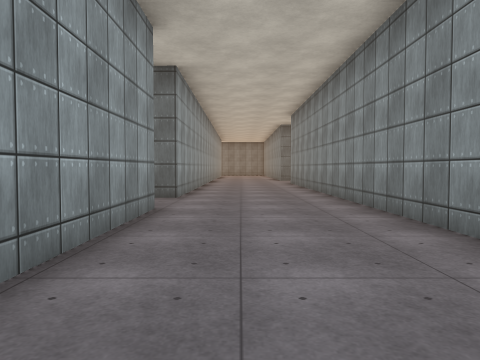
[1] (above)

14 first-person views from a walk through a Unity game level. The camera is 1.3 m above the floor, tilts 2° down and sees 70° across. The floor is counted in squares, 2 m on a side. Each view is taken from the middle of a square. On the plan, view 1 faces up. The plan holds only what a view shows up to about 10 squares ahead; the rest is blank. The place goes on beyond the plan. Some trees and plants on the terrain are drawn as simple stand-ins. The player character is not drawn. Surface patterns are stand-ins for the level's own textures.

[2]
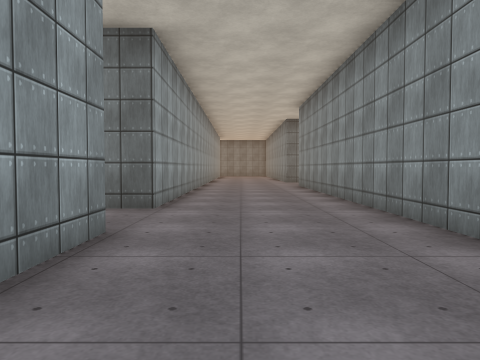

[3]
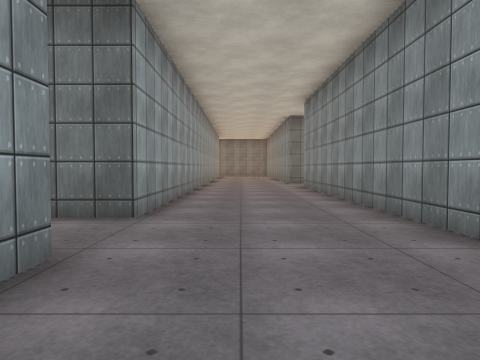

[4]
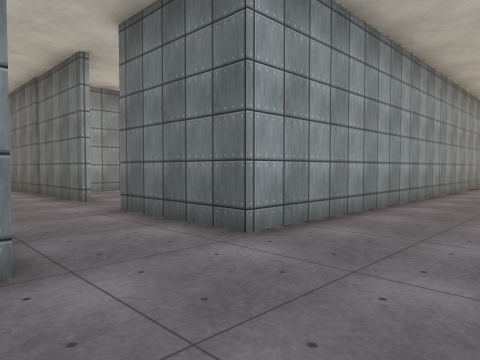

[5]
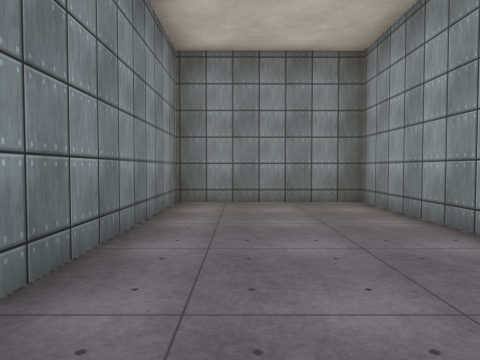

[6]
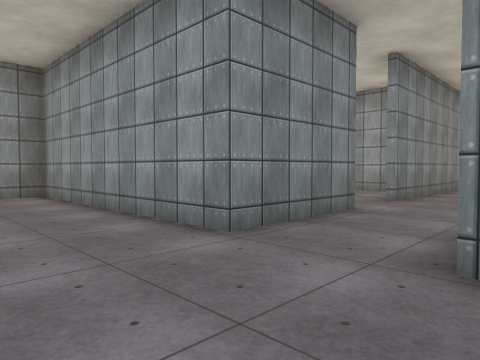

[7]
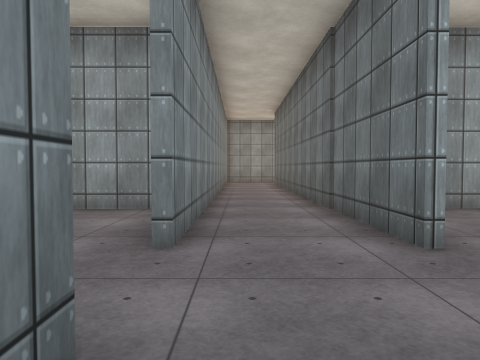

[8]
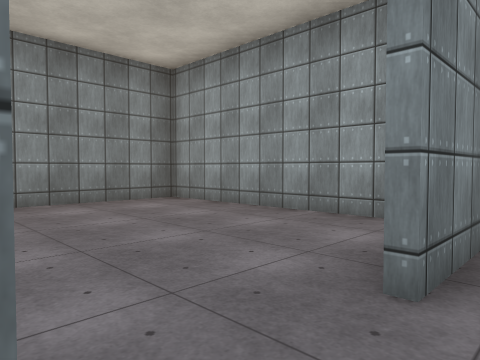

[9]
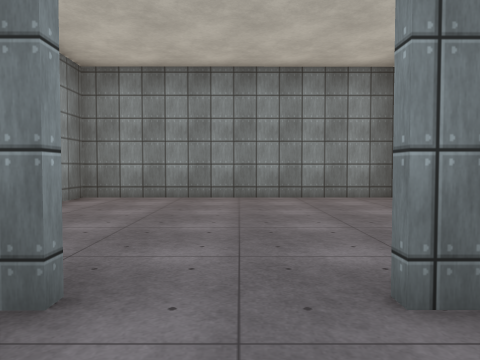

[10]
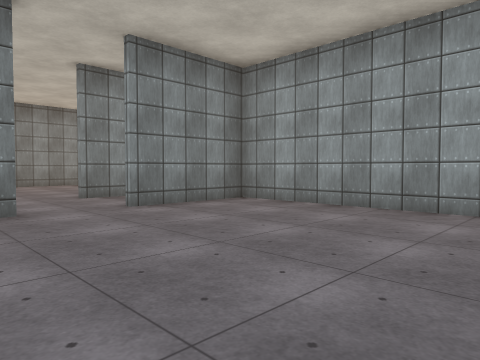

[11]
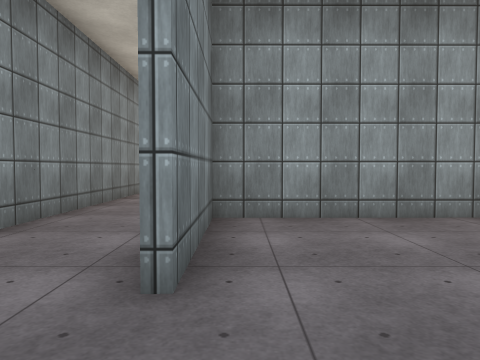

[12]
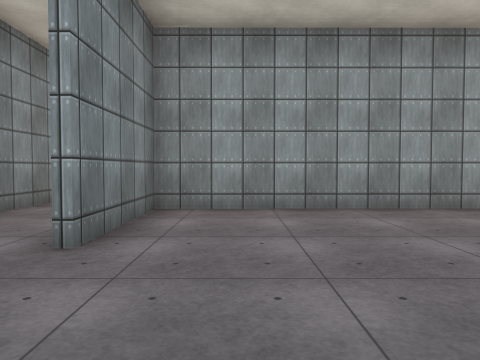

[13]
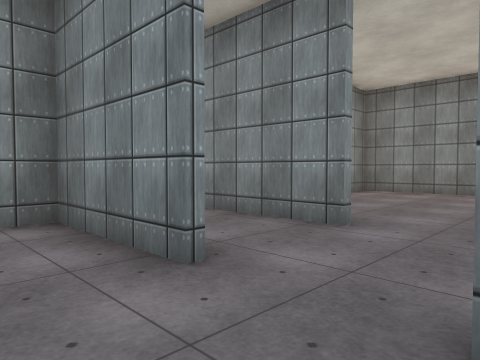

[14]
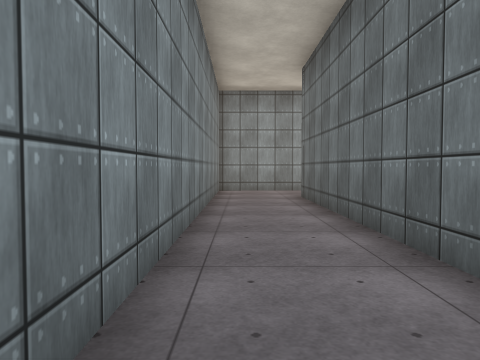

### Floor plan
Points are (right, up) in squares from view 1. A wall is a line through its corners. A room is listed if a view was taken in it or the views show most of it. See-through windows are left out.
Room 1 (views 1, 2, 3, 4, 5, 6)
walls: (-1.4, 5.5) (-1.3, -0.5); (-1.4, 13.6) (-1.4, 7.5); (-2, -0.5) (2.2, -0.5) (2.2, 13.1)
ways out: opening at (-2, 6) to room 2
Room 2 (views 7, 8, 9, 14)
walls: (-18.5, 5.4) (-5.7, 5.5); (-5.6, 7.5) (-16.6, 7.4); (-18.8, 7.9) (-18.8, 5.4); (-4.1, 5.5) (-1.4, 5.5); (-1.4, 7.5) (-4.1, 7.5)
ways out: opening at (-2, 6) to room 1; opening at (-5, 7) to room 3; opening at (-5, 5) to room 4
Room 3 (views 10, 11, 12, 13)
walls: (-8.5, 12.9) (-8.5, 7.3); (-4.1, 7.7) (-1.6, 7.7) (-1.6, 8.3); (-8.5, 7.6) (-5.6, 7.6)
ways out: opening at (-5, 7) to room 2
Room 4 (no view inside)
walls: (-8.4, 4.7) (-8.4, -0.6) (-2, -0.5); (-1.5, -0.5) (-1.5, 0.5)
ways out: opening at (-5, 5) to room 2

Positions as (right, up) in squares from view 1, and headings:
1: (0, 0), facing up
2: (0, 2), facing up
3: (0, 3), facing up
4: (1, 5), facing up-left
5: (1, 6), facing down
6: (1, 8), facing down-left
7: (-3, 6), facing left
8: (-4, 6), facing down-left
9: (-5, 7), facing down
10: (-3, 13), facing down-left
11: (-4, 8), facing left
12: (-3, 9), facing left
13: (-6, 9), facing down-right
14: (-9, 6), facing left
